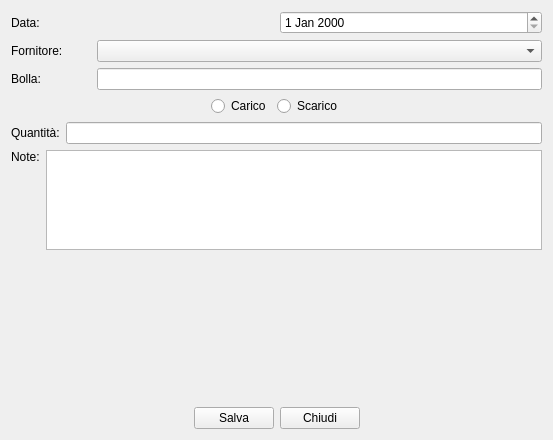
<?xml version="1.0" encoding="UTF-8"?>
<ui version="4.0">
 <class>FtContainersOperation_mod</class>
 <widget class="QWidget" name="FtContainersOperation_mod">
  <property name="windowModality">
   <enum>Qt::ApplicationModal</enum>
  </property>
  <property name="geometry">
   <rect>
    <x>0</x>
    <y>0</y>
    <width>553</width>
    <height>440</height>
   </rect>
  </property>
  <property name="windowTitle">
   <string>Modica operazione</string>
  </property>
  <layout class="QVBoxLayout" name="verticalLayout_3">
   <item>
    <layout class="QHBoxLayout" name="horizontalLayout_4">
     <property name="rightMargin">
      <number>0</number>
     </property>
     <item>
      <widget class="QLabel" name="label_3">
       <property name="text">
        <string>Data:</string>
       </property>
      </widget>
     </item>
     <item>
      <widget class="QDateEdit" name="deData"/>
     </item>
    </layout>
   </item>
   <item>
    <layout class="QHBoxLayout" name="horizontalLayout">
     <item>
      <widget class="QLabel" name="label">
       <property name="minimumSize">
        <size>
         <width>80</width>
         <height>0</height>
        </size>
       </property>
       <property name="maximumSize">
        <size>
         <width>80</width>
         <height>16777215</height>
        </size>
       </property>
       <property name="text">
        <string>Fornitore:</string>
       </property>
      </widget>
     </item>
     <item>
      <widget class="QComboBox" name="cbSupplier"/>
     </item>
    </layout>
   </item>
   <item>
    <layout class="QHBoxLayout" name="horizontalLayout_2">
     <item>
      <widget class="QLabel" name="label_2">
       <property name="minimumSize">
        <size>
         <width>80</width>
         <height>0</height>
        </size>
       </property>
       <property name="maximumSize">
        <size>
         <width>80</width>
         <height>16777215</height>
        </size>
       </property>
       <property name="text">
        <string>Bolla:</string>
       </property>
      </widget>
     </item>
     <item>
      <widget class="QLineEdit" name="leBolla"/>
     </item>
    </layout>
   </item>
   <item>
    <layout class="QHBoxLayout" name="horizontalLayout_5">
     <item>
      <spacer name="horizontalSpacer">
       <property name="orientation">
        <enum>Qt::Horizontal</enum>
       </property>
       <property name="sizeHint" stdset="0">
        <size>
         <width>40</width>
         <height>20</height>
        </size>
       </property>
      </spacer>
     </item>
     <item>
      <widget class="QRadioButton" name="rbCarico">
       <property name="text">
        <string>Carico</string>
       </property>
      </widget>
     </item>
     <item>
      <widget class="QRadioButton" name="rbScarico">
       <property name="text">
        <string>Scarico</string>
       </property>
      </widget>
     </item>
     <item>
      <spacer name="horizontalSpacer_2">
       <property name="orientation">
        <enum>Qt::Horizontal</enum>
       </property>
       <property name="sizeHint" stdset="0">
        <size>
         <width>40</width>
         <height>20</height>
        </size>
       </property>
      </spacer>
     </item>
    </layout>
   </item>
   <item>
    <layout class="QHBoxLayout" name="horizontalLayout_6">
     <item>
      <widget class="QLabel" name="label_4">
       <property name="text">
        <string>Quantità:</string>
       </property>
      </widget>
     </item>
     <item>
      <widget class="QLineEdit" name="leAmount"/>
     </item>
    </layout>
   </item>
   <item>
    <layout class="QHBoxLayout" name="horizontalLayout_7">
     <item>
      <layout class="QVBoxLayout" name="verticalLayout">
       <item>
        <widget class="QLabel" name="label_5">
         <property name="text">
          <string>Note:</string>
         </property>
        </widget>
       </item>
       <item>
        <spacer name="verticalSpacer">
         <property name="orientation">
          <enum>Qt::Vertical</enum>
         </property>
         <property name="sizeHint" stdset="0">
          <size>
           <width>20</width>
           <height>40</height>
          </size>
         </property>
        </spacer>
       </item>
      </layout>
     </item>
     <item>
      <layout class="QVBoxLayout" name="verticalLayout_2">
       <item>
        <widget class="QTextEdit" name="teNote">
         <property name="maximumSize">
          <size>
           <width>16777215</width>
           <height>100</height>
          </size>
         </property>
        </widget>
       </item>
       <item>
        <spacer name="verticalSpacer_2">
         <property name="orientation">
          <enum>Qt::Vertical</enum>
         </property>
         <property name="sizeHint" stdset="0">
          <size>
           <width>20</width>
           <height>40</height>
          </size>
         </property>
        </spacer>
       </item>
      </layout>
     </item>
    </layout>
   </item>
   <item>
    <layout class="QHBoxLayout" name="horizontalLayout_3">
     <item>
      <spacer name="horizontalSpacer_3">
       <property name="orientation">
        <enum>Qt::Horizontal</enum>
       </property>
       <property name="sizeHint" stdset="0">
        <size>
         <width>40</width>
         <height>20</height>
        </size>
       </property>
      </spacer>
     </item>
     <item>
      <widget class="QPushButton" name="pbSave">
       <property name="text">
        <string>Salva</string>
       </property>
       <property name="icon">
        <iconset resource="resources.qrc">
         <normaloff>:/resources/icons/save-icon.png</normaloff>:/resources/icons/save-icon.png</iconset>
       </property>
       <property name="iconSize">
        <size>
         <width>32</width>
         <height>32</height>
        </size>
       </property>
      </widget>
     </item>
     <item>
      <widget class="QPushButton" name="pbClose">
       <property name="text">
        <string>Chiudi</string>
       </property>
       <property name="icon">
        <iconset resource="resources.qrc">
         <normaloff>:/resources/icons/Actions-window-close-icon.png</normaloff>:/resources/icons/Actions-window-close-icon.png</iconset>
       </property>
       <property name="iconSize">
        <size>
         <width>32</width>
         <height>32</height>
        </size>
       </property>
      </widget>
     </item>
     <item>
      <spacer name="horizontalSpacer_4">
       <property name="orientation">
        <enum>Qt::Horizontal</enum>
       </property>
       <property name="sizeHint" stdset="0">
        <size>
         <width>40</width>
         <height>20</height>
        </size>
       </property>
      </spacer>
     </item>
    </layout>
   </item>
  </layout>
 </widget>
 <resources>
  <include location="resources.qrc"/>
 </resources>
 <connections/>
</ui>
